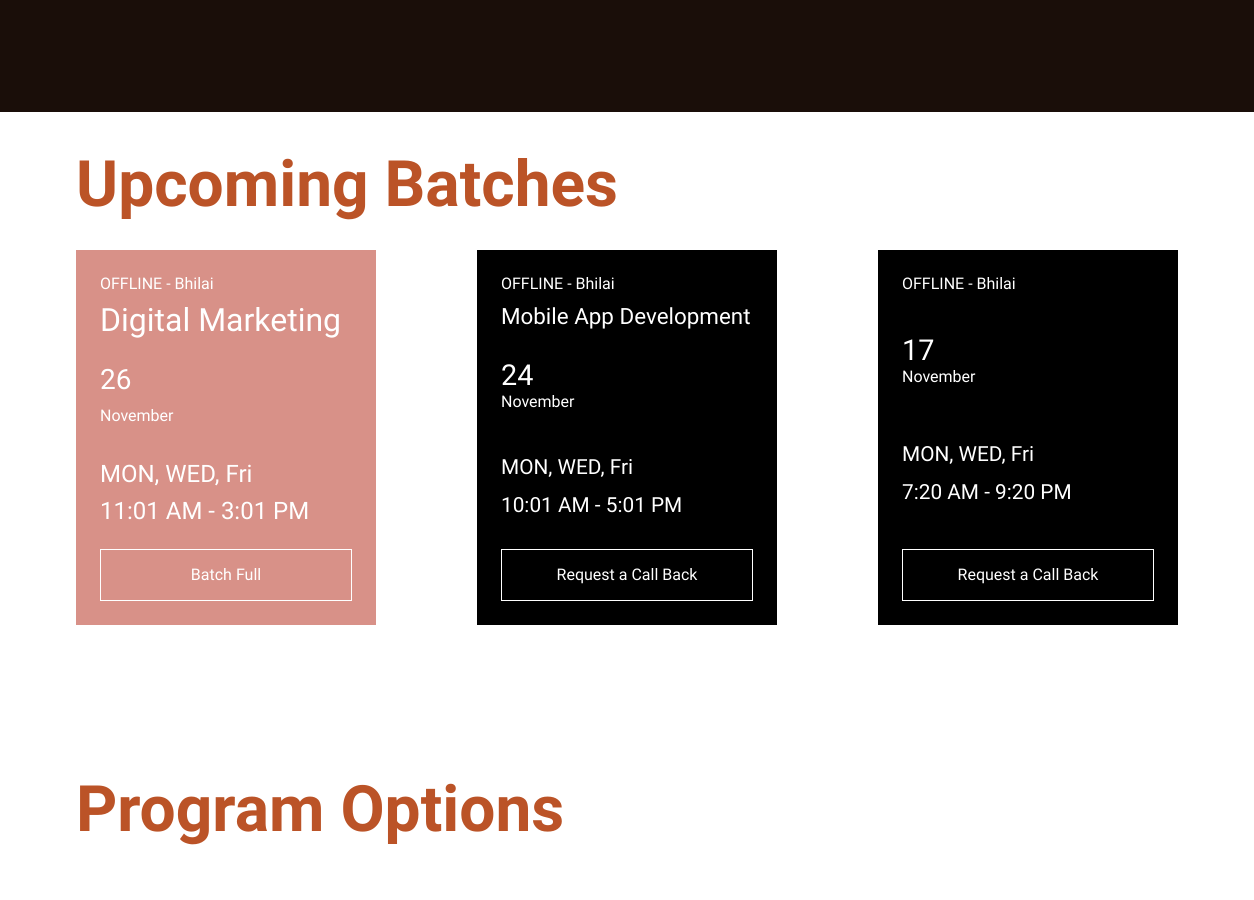
Before: / (middle part) with the older database file.
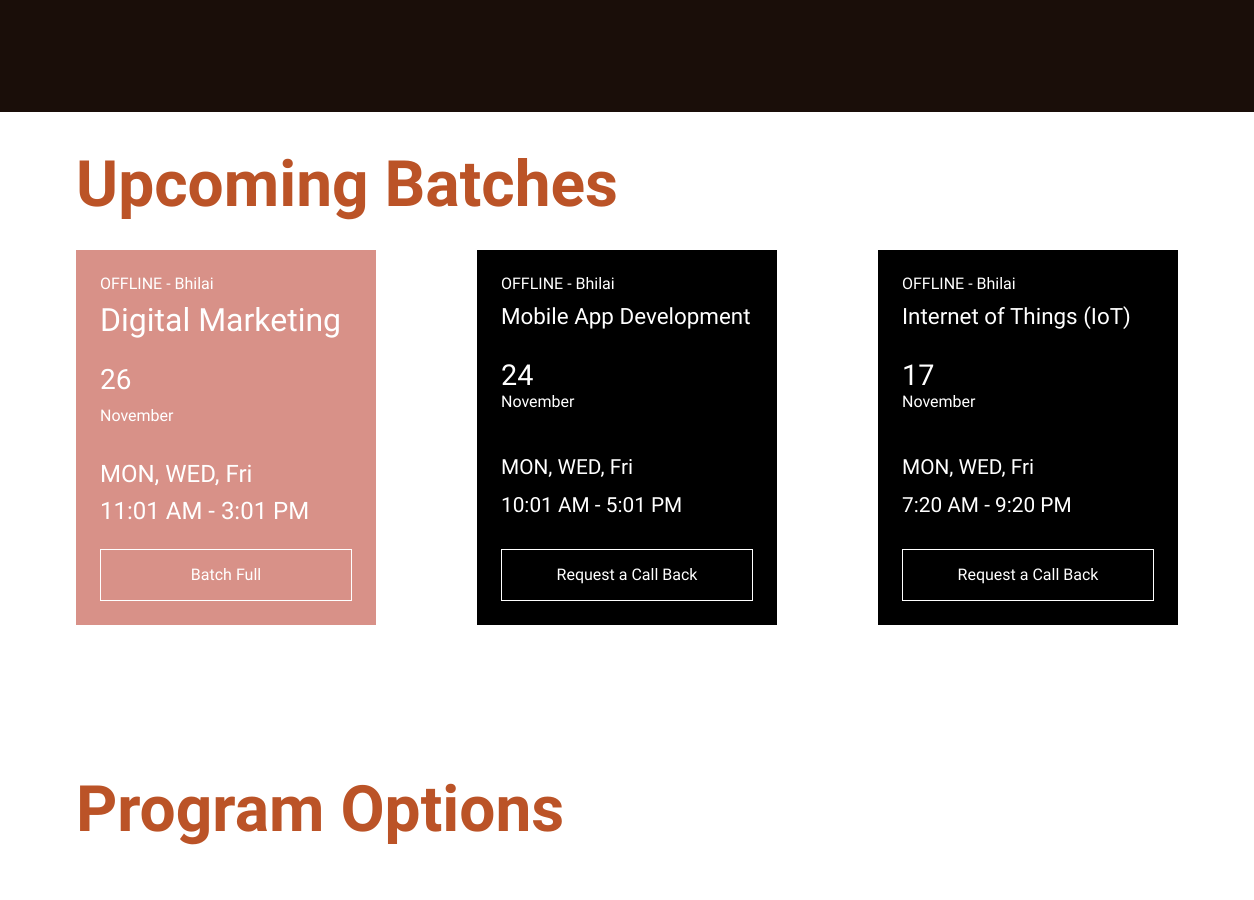
After: the same page with the newer database file.
### tables this page shows
CREATE TABLE `upcoming_batch_tbl` (
  `batch_id` int(11) NOT NULL,
  `batch_name` tinyint(4) NOT NULL,
  `batch_mode` varchar(100) NOT NULL,
  `batch_address` varchar(100) NOT NULL,
  `batch_date` date NOT NULL,
  `batch_start_time` time NOT NULL,
  `batch_end_time` time NOT NULL,
  `batch_status` tinyint(4) NOT NULL DEFAULT 1,
  `availability` tinyint(4) NOT NULL DEFAULT 1,
  `created_at` timestamp NOT NULL DEFAULT current_timestamp(),
  `updated_at` timestamp NOT NULL DEFAULT current_timestamp() ON UPDATE current_timestamp()
);

CREATE TABLE `program_tbl` (
  `program_id` int(11) NOT NULL,
  `program_name` varchar(100) NOT NULL,
  `program_detail` text NOT NULL,
  `program_image` varchar(200) NOT NULL,
  `program_image2` varchar(100) NOT NULL,
  `program_view_description` mediumtext NOT NULL,
  `program_type_class` varchar(200) NOT NULL,
  `program_next_batch` date DEFAULT NULL,
  `program_enroll_count` int(50) NOT NULL,
  `program_rating_no` int(20) NOT NULL,
  `program_review_no` int(20) NOT NULL,
  `program_experience` tinyint(4) NOT NULL,
  `program_experience_text` varchar(200) NOT NULL,
  `program_duration` varchar(200) NOT NULL,
  `program_status` tinyint(4) NOT NULL DEFAULT 1,
  `created_at` timestamp NOT NULL DEFAULT current_timestamp(),
  `updated_at` timestamp NOT NULL DEFAULT current_timestamp() ON UPDATE current_timestamp()
);

### index.php (the view, shortened to what this page needs)
<?php require('./includes/header.php');
require('./admin/config/dbcon.php');
?>
<section class="home_2">
    <div class="container px-5">
        <div class="home_2_bottom">
            <div class="row">
                <div class="col-md-6">
                </div>
                <div class="col-md-6">
                </div>
            </div>
        </div>
    </div>
</section>
<section class="upcoming_batch">
    <div class="container">
        <div class="heading">
            <h1>Upcoming Batches</h1>
        </div>
        <div class="row">
            <?php
            $sql = "SELECT * FROM upcoming_batch_tbl left join program_tbl on upcoming_batch_tbl.batch_name = program_tbl.program_id WHERE batch_status = 1  ORDER BY upcoming_batch_tbl.created_at DESC ";
            $sql_run = mysqli_query($con, $sql);
            if (mysqli_num_rows($sql_run) > 0) {
                while ($data = mysqli_fetch_assoc($sql_run)) {
                    $timestamp = strtotime($data['batch_date']);
                    $day = date('d', $timestamp);
                    $month = date('F', $timestamp);
                    $time = strtotime($data['batch_start_time']);
                    $formatted_time = date('g:i A', $time);
                    $time2 = strtotime($data['batch_end_time']);
                    $formatted_time2 = date('g:i A', $time2);
            ?>
                    <div class="col-md-4">
                        <?php
                        if ($data['availability'] == 1) {
                        ?>
                            <div class="box">
                            <?php
                        } else {
                            ?>
                                <div class="sold1">
                                <?php
                            }
                                ?>
                                <div class="text">
                                    <h6>OFFLINE - <?= $data['batch_address'] ?></h6>
                                    <h2><?php if ($data['batch_name'] == $data['program_id']) {
                                            echo $data['program_name'];
                                        } ?></h2>
                                </div>
                                <div class="text">
                                    <h3><?= $day ?></h3>
                                    <p><?= $month ?></p>
                                </div>
                                <div class="text">
                                    <h4>MON, WED, Fri</h4>
                                    <h4><?= $formatted_time ?> - <?= $formatted_time2 ?></h4>
                                </div>
                                <div class="btn_area">
                                    <?php
                                    if ($data['availability'] == 1) {
                                    ?>
                                        <button class="upcoming_btn" data-id="<?= $data['batch_id'] ?>">Request a Call Back</button>
                                    <?php
                                    } else {
                                    ?>
                                        <button class="upcoming_btn_sold" data-id="<?= $data['batch_id'] ?>">Batch Full</button>
                                    <?php
                                    }
                                    ?>
                                </div>
                                </div>
                            </div>
                    <?php
                }
            }
                    ?>
                    </div>
        </div>
</section>
<section class="program_options">
    <div class="container">
        <div class="heading">
            <h1>Program Options</h1>
        </div>
    </div>
</section>
<?php require('./includes/end_html.php'); ?>

Changed rows visible on the page:
changed upcoming_batch_tbl "7:20 AM": program_tbl.program_name (not shown) → "Internet of Things (IoT)"
